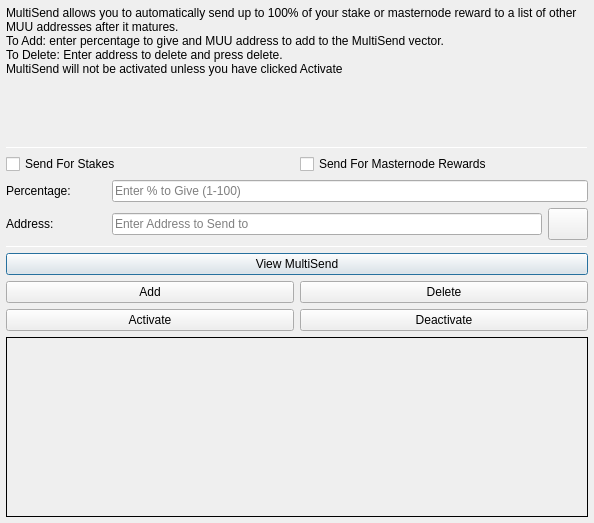
<?xml version="1.0" encoding="UTF-8"?>
<ui version="4.0">
 <class>MultiSendDialog</class>
 <widget class="QDialog" name="MultiSendDialog">
  <property name="windowModality">
   <enum>Qt::NonModal</enum>
  </property>
  <property name="geometry">
   <rect>
    <x>0</x>
    <y>0</y>
    <width>594</width>
    <height>523</height>
   </rect>
  </property>
  <property name="windowTitle">
   <string>MultiSend</string>
  </property>
  <layout class="QVBoxLayout" name="verticalLayout" stretch="0">
   <property name="leftMargin">
    <number>6</number>
   </property>
   <property name="topMargin">
    <number>6</number>
   </property>
   <property name="rightMargin">
    <number>6</number>
   </property>
   <property name="bottomMargin">
    <number>6</number>
   </property>
   <item>
    <layout class="QVBoxLayout" name="verticalLayout_Main" stretch="1,1,1,1,1,1">
     <item>
      <widget class="QLabel" name="label_2">
       <property name="lineWidth">
        <number>1</number>
       </property>
       <property name="text">
        <string>MultiSend allows you to automatically send up to 100% of your stake or masternode reward to a list of other MUU addresses after it matures.
To Add: enter percentage to give and MUU address to add to the MultiSend vector.
To Delete: Enter address to delete and press delete.
MultiSend will not be activated unless you have clicked Activate</string>
       </property>
       <property name="alignment">
        <set>Qt::AlignLeading|Qt::AlignLeft|Qt::AlignTop</set>
       </property>
       <property name="wordWrap">
        <bool>true</bool>
       </property>
      </widget>
     </item>
     <item>
      <widget class="Line" name="line">
       <property name="minimumSize">
        <size>
         <width>0</width>
         <height>1</height>
        </size>
       </property>
       <property name="maximumSize">
        <size>
         <width>16777215</width>
         <height>1</height>
        </size>
       </property>
       <property name="orientation">
        <enum>Qt::Horizontal</enum>
       </property>
      </widget>
     </item>
     <item>
      <layout class="QVBoxLayout" name="verticalLayout_Settings">
       <item>
        <layout class="QHBoxLayout" name="horizontalLayout">
         <item>
          <widget class="QCheckBox" name="multiSendStakeCheckBox">
           <property name="text">
            <string>Send For Stakes</string>
           </property>
          </widget>
         </item>
         <item>
          <widget class="QCheckBox" name="multiSendMasternodeCheckBox">
           <property name="text">
            <string>Send For Masternode Rewards</string>
           </property>
          </widget>
         </item>
        </layout>
       </item>
       <item>
        <layout class="QHBoxLayout" name="horizontalLayout_6">
         <item>
          <widget class="QLabel" name="label">
           <property name="minimumSize">
            <size>
             <width>100</width>
             <height>0</height>
            </size>
           </property>
           <property name="toolTip">
            <string>Percentage of stake to send</string>
           </property>
           <property name="text">
            <string>Percentage:</string>
           </property>
          </widget>
         </item>
         <item>
          <widget class="QLineEdit" name="multiSendPercentEdit">
           <property name="toolTip">
            <string>Enter whole numbers 1 - 100</string>
           </property>
           <property name="placeholderText">
            <string>Enter % to Give (1-100)</string>
           </property>
          </widget>
         </item>
        </layout>
       </item>
       <item>
        <layout class="QHBoxLayout" name="horizontalLayout_7">
         <item>
          <widget class="QLabel" name="label_5">
           <property name="minimumSize">
            <size>
             <width>100</width>
             <height>0</height>
            </size>
           </property>
           <property name="toolTip">
            <string>Address to send portion of stake to</string>
           </property>
           <property name="text">
            <string>Address:</string>
           </property>
          </widget>
         </item>
         <item>
          <widget class="QLineEdit" name="multiSendAddressEdit">
           <property name="toolTip">
            <string/>
           </property>
           <property name="placeholderText">
            <string>Enter Address to Send to</string>
           </property>
          </widget>
         </item>
         <item>
          <widget class="QPushButton" name="addressBookButton">
           <property name="maximumSize">
            <size>
             <width>16777215</width>
             <height>32</height>
            </size>
           </property>
           <property name="toolTip">
            <string>Choose an address from the address book</string>
           </property>
           <property name="text">
            <string/>
           </property>
           <property name="icon">
            <iconset resource="../muusic.qrc">
             <normaloff>:/icons/address-book</normaloff>:/icons/address-book</iconset>
           </property>
           <property name="shortcut">
            <string>Alt+A</string>
           </property>
           <property name="autoDefault">
            <bool>false</bool>
           </property>
          </widget>
         </item>
        </layout>
       </item>
      </layout>
     </item>
     <item>
      <widget class="Line" name="line_2">
       <property name="minimumSize">
        <size>
         <width>0</width>
         <height>1</height>
        </size>
       </property>
       <property name="maximumSize">
        <size>
         <width>16777215</width>
         <height>1</height>
        </size>
       </property>
       <property name="orientation">
        <enum>Qt::Horizontal</enum>
       </property>
      </widget>
     </item>
     <item>
      <layout class="QVBoxLayout" name="verticalLayout_Buttons">
       <item>
        <layout class="QHBoxLayout" name="horizontalLayout_4">
         <item>
          <widget class="QPushButton" name="viewButton">
           <property name="toolTip">
            <string/>
           </property>
           <property name="statusTip">
            <string>View MultiSend Vector</string>
           </property>
           <property name="text">
            <string>View MultiSend</string>
           </property>
          </widget>
         </item>
        </layout>
       </item>
       <item>
        <layout class="QHBoxLayout" name="horizontalLayout_2">
         <item>
          <widget class="QPushButton" name="addButton">
           <property name="toolTip">
            <string/>
           </property>
           <property name="statusTip">
            <string>Add to MultiSend Vector</string>
           </property>
           <property name="text">
            <string>Add</string>
           </property>
          </widget>
         </item>
         <item>
          <widget class="QPushButton" name="deleteButton">
           <property name="toolTip">
            <string/>
           </property>
           <property name="statusTip">
            <string>Delete Address From MultiSend Vector</string>
           </property>
           <property name="text">
            <string>Delete</string>
           </property>
          </widget>
         </item>
        </layout>
       </item>
       <item>
        <layout class="QHBoxLayout" name="horizontalLayout_5">
         <item>
          <widget class="QPushButton" name="activateButton">
           <property name="statusTip">
            <string>Activate MultiSend</string>
           </property>
           <property name="text">
            <string>Activate</string>
           </property>
          </widget>
         </item>
         <item>
          <widget class="QPushButton" name="disableButton">
           <property name="statusTip">
            <string>Deactivate MultiSend</string>
           </property>
           <property name="text">
            <string>Deactivate</string>
           </property>
          </widget>
         </item>
        </layout>
       </item>
      </layout>
     </item>
     <item>
      <widget class="QLabel" name="message">
       <property name="minimumSize">
        <size>
         <width>0</width>
         <height>180</height>
        </size>
       </property>
       <property name="frameShape">
        <enum>QFrame::Panel</enum>
       </property>
       <property name="frameShadow">
        <enum>QFrame::Plain</enum>
       </property>
       <property name="lineWidth">
        <number>1</number>
       </property>
       <property name="midLineWidth">
        <number>1</number>
       </property>
       <property name="text">
        <string/>
       </property>
       <property name="alignment">
        <set>Qt::AlignLeading|Qt::AlignLeft|Qt::AlignTop</set>
       </property>
       <property name="wordWrap">
        <bool>true</bool>
       </property>
      </widget>
     </item>
    </layout>
   </item>
  </layout>
 </widget>
 <resources>
  <include location="../muusic.qrc"/>
 </resources>
 <connections/>
</ui>
